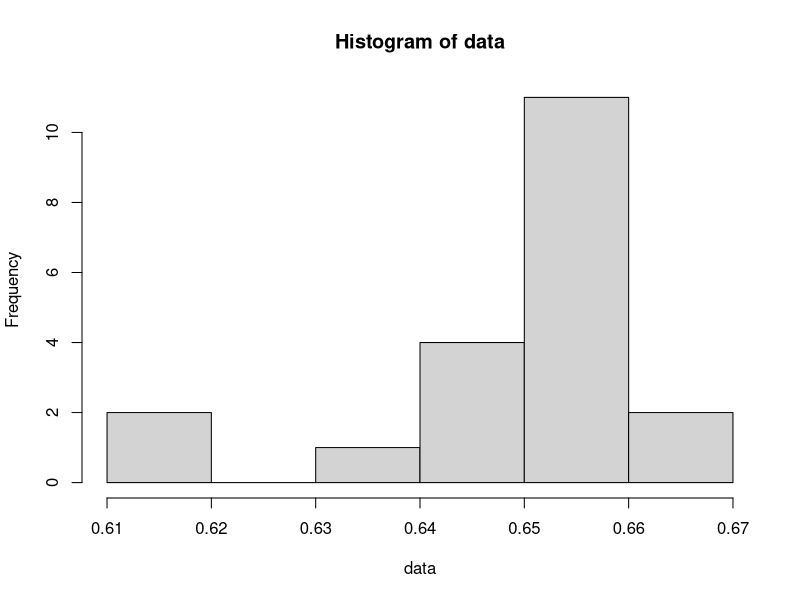

This figure's R source:
# Drug amount in pills [mg per pill]:
data <- c(0.6544, 0.6121, 0.6438, 0.6510, 0.6592,
0.6525, 0.6515, 0.6545, 0.6519, 0.6504, 0.6416, 0.6656, 0.6626, 0.6546, 0.6342,
0.6413, 0.6588, 0.6531, 0.6461, 0.6196)

# What is the type of distribution?
hist(data)

# Descriptive statistics
cat(
    "min: ", min(data),
    "\nQ1: ", quantile(data, p=0.25),
    "\nmed: ", median(data),
    "\nmean: ", mean(data),
    "\nQ3: ", quantile(data, p=0.75),
    "\nmax", max(data),
    "\nsd: ", sd(data),
    "\n"
)

# Rank of Q1 and Q3
cat( "rank Q1", rank(data)[data == 0.6416], "\n")
cat( "rank Q3", rank(data)[data == 0.6545], "\n")

# Outliers
Q1 <- quantile(data, p=0.25)
Q3 <- quantile(data, p=0.75)
IQR <- Q3-Q1
lower <- data[ data < Q1 - 1.5 * IQR ]
upper <- data[ data > Q3 + 1.5 * IQR ]
cat("outliers", lower, upper)

#Stem-and-Leaf Plot
stem(data)

library(e1071)
# Skewness
cat("skewness:", skewness(data), "\n") #-1.256
# Kurtosis
cat("kurtosis:", kurtosis(data), "\n") #0.9901848
